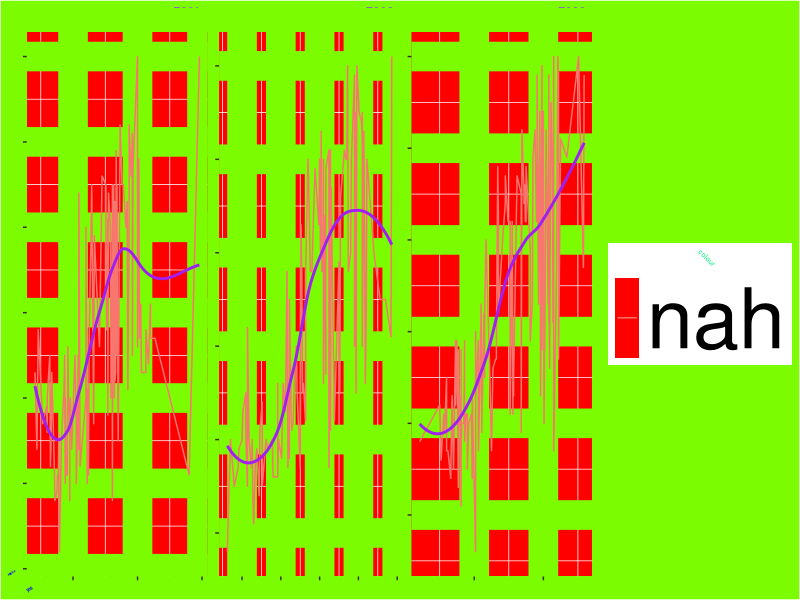

Write the R code that produced this figure.
library(tidyverse)
library(palmerpenguins)

df <- penguins
names(penguins)

ugly <- ggplot(df, aes(x = bill_length_mm, y = flipper_length_mm)) +
  geom_line(aes(color = "nah")) + 
  geom_smooth(color = "purple", se = FALSE) +
  facet_wrap(~year, scale = "free") +
  labs(x =" yes ", y =" maybe ") +
  theme(axis.title.x = element_text(face = 'bold',
                                    color = "blue",
                                    size = 3,
                                    hjust = 0,
                                    vjust = 0,
                                    angle=30),
        axis.text = element_blank(),
        axis.title.y = element_text(face = 'bold',
                                    color = "blue",
                                    size = 2,
                                    hjust = 0,
                                    vjust = 0,
                                    angle=30),
        legend.text = element_text(size = 60,
                                   family = "sans"),
        legend.title = element_text(color = "springgreen2",
                                    angle = -45,
                                    size = 5),
        strip.background = element_rect(fill = "lawngreen"),
        strip.text = element_text(color = "purple1", 
                                  face = "bold",
                                  vjust = 6, 
                                  hjust = 1),
        panel.grid.major = element_line(linewidth = 10, color = "lawngreen"),
        panel.background = element_rect(fill = "red"),
        plot.background = element_rect(fill = "lawngreen"))

ggsave("uglyplot.png", ugly, dpi = 42)
